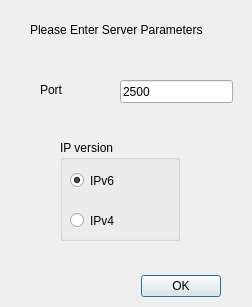
<?xml version="1.0" encoding="UTF-8"?>
<ui version="4.0">
 <class>PortDialog</class>
 <widget class="QDialog" name="PortDialog">
  <property name="geometry">
   <rect>
    <x>0</x>
    <y>0</y>
    <width>252</width>
    <height>307</height>
   </rect>
  </property>
  <property name="windowTitle">
   <string>Dialog</string>
  </property>
  <widget class="QDialogButtonBox" name="buttonBox">
   <property name="geometry">
    <rect>
     <x>80</x>
     <y>270</y>
     <width>141</width>
     <height>32</height>
    </rect>
   </property>
   <property name="orientation">
    <enum>Qt::Horizontal</enum>
   </property>
   <property name="standardButtons">
    <set>QDialogButtonBox::Ok</set>
   </property>
  </widget>
  <widget class="QLineEdit" name="lineEdit">
   <property name="geometry">
    <rect>
     <x>120</x>
     <y>80</y>
     <width>113</width>
     <height>23</height>
    </rect>
   </property>
   <property name="text">
    <string>2500</string>
   </property>
  </widget>
  <widget class="QLabel" name="label">
   <property name="geometry">
    <rect>
     <x>30</x>
     <y>20</y>
     <width>211</width>
     <height>20</height>
    </rect>
   </property>
   <property name="text">
    <string>Please Enter Server Parameters</string>
   </property>
  </widget>
  <widget class="QLabel" name="label_2">
   <property name="geometry">
    <rect>
     <x>40</x>
     <y>80</y>
     <width>51</width>
     <height>20</height>
    </rect>
   </property>
   <property name="text">
    <string>Port</string>
   </property>
  </widget>
  <widget class="QGroupBox" name="groupBox">
   <property name="geometry">
    <rect>
     <x>60</x>
     <y>140</y>
     <width>120</width>
     <height>101</height>
    </rect>
   </property>
   <property name="title">
    <string>IP version</string>
   </property>
   <widget class="QRadioButton" name="ipv4">
    <property name="geometry">
     <rect>
      <x>10</x>
      <y>70</y>
      <width>100</width>
      <height>21</height>
     </rect>
    </property>
    <property name="text">
     <string>IPv4</string>
    </property>
    <property name="checked">
     <bool>false</bool>
    </property>
   </widget>
   <widget class="QRadioButton" name="ipv6">
    <property name="geometry">
     <rect>
      <x>10</x>
      <y>30</y>
      <width>100</width>
      <height>21</height>
     </rect>
    </property>
    <property name="text">
     <string>IPv6</string>
    </property>
    <property name="checked">
     <bool>true</bool>
    </property>
   </widget>
  </widget>
 </widget>
 <resources/>
 <connections>
  <connection>
   <sender>buttonBox</sender>
   <signal>accepted()</signal>
   <receiver>PortDialog</receiver>
   <slot>accept()</slot>
   <hints>
    <hint type="sourcelabel">
     <x>248</x>
     <y>254</y>
    </hint>
    <hint type="destinationlabel">
     <x>157</x>
     <y>274</y>
    </hint>
   </hints>
  </connection>
  <connection>
   <sender>buttonBox</sender>
   <signal>rejected()</signal>
   <receiver>PortDialog</receiver>
   <slot>reject()</slot>
   <hints>
    <hint type="sourcelabel">
     <x>316</x>
     <y>260</y>
    </hint>
    <hint type="destinationlabel">
     <x>286</x>
     <y>274</y>
    </hint>
   </hints>
  </connection>
 </connections>
</ui>
